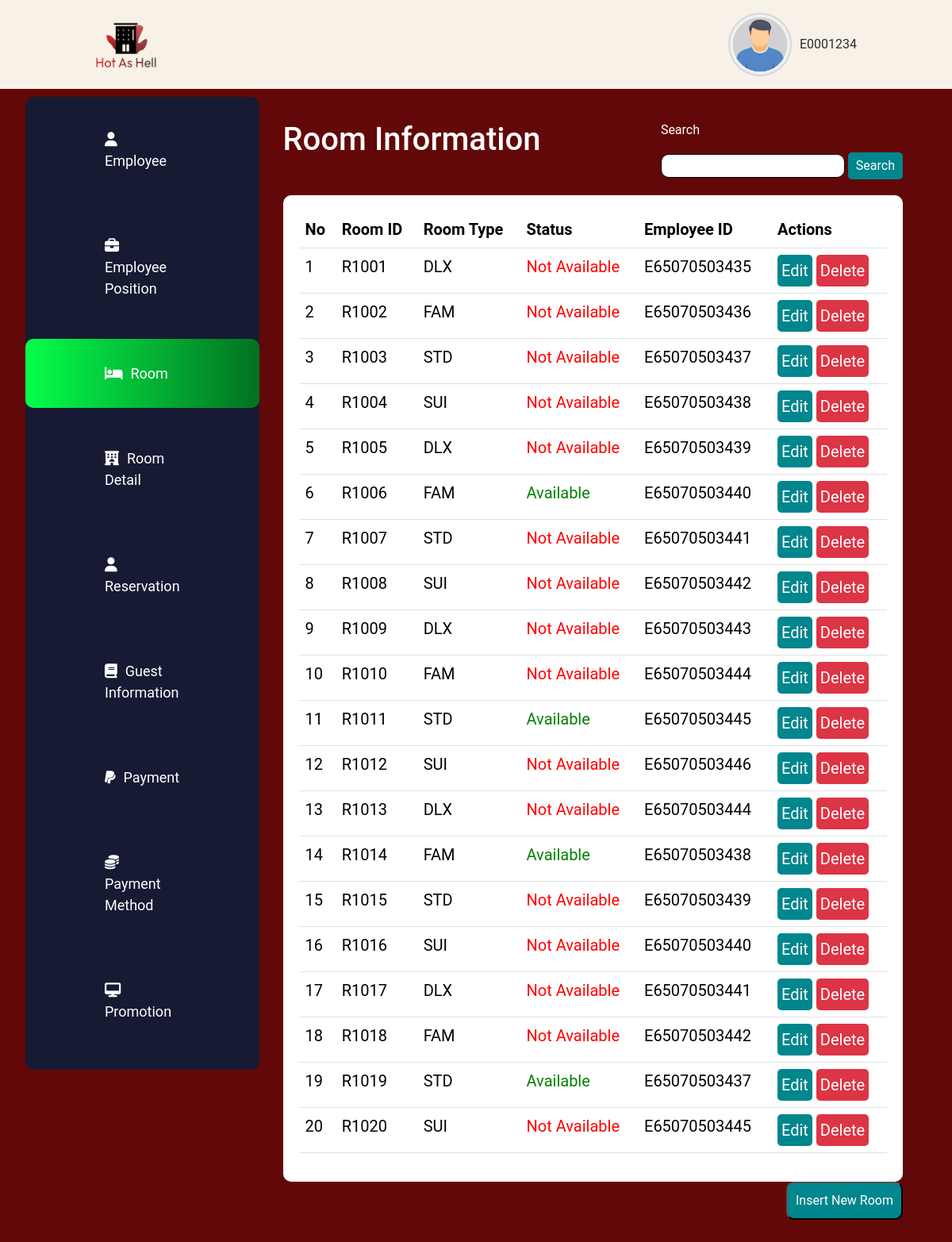
The page /AllLinkedTestDashboard/TestRoomDashboard.php on the database its author committed.
### tables this page shows
CREATE TABLE `room` (
  `RoomID` varchar(5) NOT NULL,
  `RoomType` varchar(4) DEFAULT NULL,
  `EmployeeID` varchar(12) NOT NULL,
  `RoomStatus` text NOT NULL DEFAULT 'Available'
);

### AllLinkedTestDashboard/TestRoomDashboard.php (the view, shortened to what this page needs)
<!DOCTYPE html>
<html lang="en">
<head>
    <link rel="stylesheet" href="https://cdnjs.cloudflare.com/ajax/libs/font-awesome/6.5.2/css/all.min.css" />
    <link href="https://cdn.jsdelivr.net/npm/bootstrap@5.3.3/dist/css/bootstrap.min.css" rel="stylesheet">
    <link rel="stylesheet" href="style.css">
</head>
<body>
    <nav>
        <img src="images/logo.png" alt="" srcset="" id="logo" style="width: 80px; height: 80px;">
        <div style="display: flex;">
            <img src="images/boy.png" alt="" srcset="" id="person" style="width: 80px; height: 80px;">
            <p id="name">E0001234</p>
        </div>
    </nav>
    <div class="main">
        <div class="left">
            <ul>
                <li><a href="index.html"><i class="fa-solid fa-user" style="margin-right: 10px;"></i>Employee</a></li>
                <li><a href="TestPositionDashboard.php"><i class="fa-solid fa-briefcase" style="margin-right: 10px;"></i>Employee Position</a></li>
                <li class="highlight"><a href="TestRoomDashBoard.php"><i class="fa-solid fa-bed" style="margin-right: 10px;"></i>Room</a></li>
                <li><a href="TestRoomDetailDashBoard.php"><i class="fa-solid fa-hotel" style="margin-right: 10px;"></i>Room Detail</a></li>
                <li><a href="reservation.html"><i class="fa-solid fa-user" style="margin-right: 10px;"></i>Reservation</a></li>
                <li><a href="guest.html"><i class="fa-solid fa-book" style="margin-right: 10px;"></i>Guest Information</a></li>
                <li><a href="payment.html"><i class="fa-brands fa-paypal" style="margin-right: 10px;"></i>Payment</a></li>
                <li><a href="TestMethodDashboard.php"><i class="fa-solid fa-coins" style="margin-right: 10px;"></i>Payment Method</a></li>
                <li><a href="TestPromotionDashboard.php"><i class="fa-solid fa-desktop" style="margin-right: 10px;"></i>Promotion</a></li>
            </ul>
        </div>
        <div class="right">
            <div style="display: flex; justify-content: space-between; color: white;">
                <h1>Room Information</h1>
                <div>
                <form method="GET" action="TestRoomSearchForm2.php">
                        <p>Search</p>
                        <input type="text" name="search" id="search" style="background-color: white; border: 1px solid black; border-radius: 10px; padding: 5px; height: 30px;">
                        <button type="submit" style="background-color: #00868D; color: white; border: none; border-radius: 5px; padding: 5px 10px;">Search</button>
                    </form>
                </div>
            </div>
            <div style="margin-top: 20px; border-radius: 10px; background-color: white; padding: 20px; min-height: 500px; height: 100%;">
                <?php
                $con = mysqli_connect("localhost", "root", "", "hot_as_hell");
                $RoomID = isset($_POST['room_id']) ? $_POST['room_id'] : '';
                $RoomType = isset($_POST['room_type']) ? $_POST['room_type'] : '';
                $EmployeeID = isset($_POST['employee_id']) ? $_POST['employee_id'] : '';
                $r = 1;
                $query = "SELECT * FROM room WHERE RoomID LIKE '%$RoomID%' AND EmployeeID LIKE '%$EmployeeID%'";
                if ($RoomType !== "NON") {
                    $query .= " AND RoomType LIKE '%$RoomType%'";
                }
                $query .= " ORDER BY RoomID ASC";
                $result = mysqli_query($con, $query);
                echo "<table class='table' style='font-size: 20px;'>";
                echo "<thead>";
                echo "<tr>";
                echo "<th>No</th>";
                echo "<th>Room ID</th>";
                echo "<th>Room Type</th>";
                echo "<th>Status</th>";
                echo "<th>Employee ID</th>";
                echo "<th>Actions</th>";
                echo "</tr>";
                echo "</thead>";
                echo "<tbody>";
                foreach ($result as $row) {
                    echo "<tr>";
                    echo "<td>".$r++."</td>";
                    echo "<td>".$row["RoomID"]."</td>";
                    echo "<td>".$row["RoomType"]."</td>";
                    echo "<td style='color: ".($row["RoomStatus"] == "Available" ? "green" : "red").";'>".$row["RoomStatus"]."</td>";
                    echo "<td>".$row["EmployeeID"]."</td>";
                    echo "<td>";
                    echo "<a href='TestRoomEditForm.php?id=".$row["RoomID"]."'><button style='color: white; border-radius: 5px; background-color: #00868D; padding: 5px; border: none;'>Edit</button></a> ";
                    echo "<a href='TestRoomDeleteForm.php?id=".$row["RoomID"]."'><button style='color: white; border-radius: 5px; background-color: #DC3545; padding: 5px; border: none;'>Delete</button></a>";
                    echo "</td>";
                    echo "</tr>";
                }
                echo "</tbody>";
                echo "</table>";
                ?>
            </div>
            <div style="width: 100%; display: flex; justify-content: flex-end;">
                <a href="TestRoomInsertForm.php">
                    <button style="color: white; border-radius: 10px; background-color: #00868D; padding: 10px;">Insert New Room</button>
                </a>
            </div>
        </div>
    </div>
</body>
</html>

### AllLinkedTestDashboard/style.css (style rules this page uses)
nav { display: flex; justify-content: space-between; align-items: center; padding: 1rem 2rem; background-color: #F8F1E7; padding-left: 10%; padding-right: 10%; }
body { font-family: 'Roboto', sans-serif; margin: 0; padding: 0; background-color: #630808; }
#name { color: #2E2E2E; margin-top: auto; margin-bottom: auto; margin-left: 10px; }
.main { padding: 1rem 2rem; padding-top: 10px; display: flex; }
.left { background-color: #171A33; padding-top: 10px; padding-bottom: 10px; border-radius: 10px; height: 100%; }
.right { width: 100%; padding: 30px; border-radius: 10px; height: 100%; }
ul { list-style-type: none; padding: 0; }
li { padding: 100px; display: flex; padding-top: 30px; padding-bottom: 30px; display: flex; cursor: pointer; margin-bottom: 20px; color: white; border-radius: 10px; font-size: large; }
.highlight { background: linear-gradient(90deg, rgba(5, 255, 75, 1) 0%, rgba(2, 113, 33, 1) 100%); }
a { text-decoration: none; color: white; }

### rows shown on the page
room: RoomID "R1001", RoomType "DLX", RoomStatus "Not Available", EmployeeID "E65070503435"
room: RoomID "R1002", RoomType "FAM", RoomStatus "Not Available", EmployeeID "E65070503436"
room: RoomID "R1003", RoomType "STD", RoomStatus "Not Available", EmployeeID "E65070503437"
room: RoomID "R1004", RoomType "SUI", RoomStatus "Not Available", EmployeeID "E65070503438"
room: RoomID "R1005", RoomType "DLX", RoomStatus "Not Available", EmployeeID "E65070503439"
room: RoomID "R1006", RoomType "FAM", RoomStatus "Available", EmployeeID "E65070503440"
room: RoomID "R1007", RoomType "STD", RoomStatus "Not Available", EmployeeID "E65070503441"
room: RoomID "R1008", RoomType "SUI", RoomStatus "Not Available", EmployeeID "E65070503442"
room: RoomID "R1009", RoomType "DLX", RoomStatus "Not Available", EmployeeID "E65070503443"
room: RoomID "R1010", RoomType "FAM", RoomStatus "Not Available", EmployeeID "E65070503444"
room: RoomID "R1011", RoomType "STD", RoomStatus "Available", EmployeeID "E65070503445"
room: RoomID "R1012", RoomType "SUI", RoomStatus "Not Available", EmployeeID "E65070503446"
room: RoomID "R1013", RoomType "DLX", RoomStatus "Not Available", EmployeeID "E65070503444"
room: RoomID "R1014", RoomType "FAM", RoomStatus "Available", EmployeeID "E65070503438"
room: RoomID "R1015", RoomType "STD", RoomStatus "Not Available", EmployeeID "E65070503439"
room: RoomID "R1016", RoomType "SUI", RoomStatus "Not Available", EmployeeID "E65070503440"
room: RoomID "R1017", RoomType "DLX", RoomStatus "Not Available", EmployeeID "E65070503441"
room: RoomID "R1018", RoomType "FAM", RoomStatus "Not Available", EmployeeID "E65070503442"
room: RoomID "R1019", RoomType "STD", RoomStatus "Available", EmployeeID "E65070503437"
room: RoomID "R1020", RoomType "SUI", RoomStatus "Not Available", EmployeeID "E65070503445"
